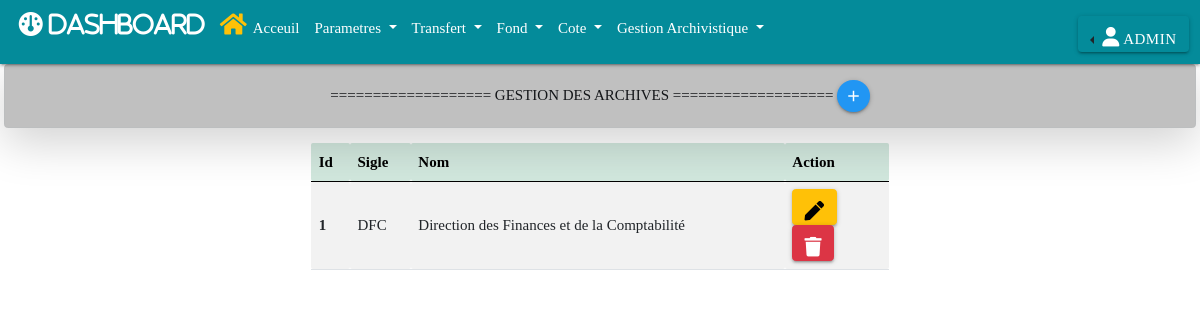
Page /paramettre/provenance (signed in) on the committed database.
### authentication/models.py (models this page shows, shortened)
class User(AbstractUser):
    PUBLIC = 'PUBLIC'
    ARCHIVISTE = 'ARCHIVISTE'
    ADMINISTRATEUR = 'ADMINISTRATEUR'
    ROLE_CHOICES = (
    (PUBLIC, 'Public'),
    (ARCHIVISTE, 'Archiviste'),
    (ADMINISTRATEUR, 'Administrateur')
    )
    photo = models.ImageField(upload_to='users_img/', null=True, blank=True)
    role = models.CharField(max_length=30, choices=ROLE_CHOICES, verbose_name='Rôle')

### paramettre/models.py (models this page shows, shortened)
class Provenance(models.Model):
    sigle = models.CharField(max_length=50, null=True, blank=True)
    nom = models.CharField(max_length=200, null=True, blank=True)
    create_at = models.DateField(auto_now_add=True, null=True)
    modified_at = models.DateTimeField(auto_now_add=True)

### paramettre/views.py (the view)
# urls.py: path('paramettre/provenance', views.provenance, name="provenance"),
def provenance(request):
    provenances = Provenance.objects.all()
    context = {'provenances':provenances}
    return render(request, 'paramettre/provenance/provenance.html', context)

### paramettre/templates/paramettre/provenance/provenance.html (shortened to what this page needs)
{% extends 'base.html' %}
{% block add %}
<a href="{% url 'add_provenance' %}" class="btn-floating btn-small waves-effect waves-light blue" title="Ajouter une provenance">
    <i class="material-icons">add</i>
</a>
{% endblock add %}
{% block main %}
<div class="container mt-3 w-50">
    <table id="example" class="table table-striped" style="width:100%">
        <thead class="table-success">
            <tr>
                <th>Id</th>
                <th>Sigle</th>
                <th>Nom</th>
                <th style="width: 18%;">Action</th>
            </tr>
        </thead>
        <tbody>
            {% for provenance in provenances %}
            <tr>
                <th scope="row">{{provenance.id}}</th>
                <td>{{provenance.sigle}}</td>
                <td>{{provenance.nom}}</td>
                <td>
                    <a href="{% url 'edit_provenance' provenance.id %}" type="button" class="btn btn-warning" title="Edit provenance">
                        <i class="fas fa-pen"></i>
                    </a>
                    <a href="{% url 'delete_provenance' provenance.id %}" type="button" class="btn btn-danger" title="Supprimer provenance">
                        <i class="fas fa-trash"></i>
                    </a>
                </td>
            </tr>
            {% endfor %}
        </tbody>
    </table>
</div>
{% endblock main %}

### templates/base.html (shortened to what this page needs)
{% load static %}
<!DOCTYPE html>
<html>
    <head>
        <link rel="stylesheet" href="{% static "css/styles.css" %}">
        <link rel="stylesheet" href="{% static "materialize/css/materialize.min.css" %}">
        <link rel="stylesheet" href="{% static "materialize/js/materialize.min.js" %}">
    	  <link href="https://cdn.jsdelivr.net/npm/bootstrap@5.0.2/dist/css/bootstrap.min.css" rel="stylesheet">
		    <link rel="stylesheet" href="https://cdn.jsdelivr.net/npm/bootstrap-icons@1.9.1/font/bootstrap-icons.css">
   		  <link href="https://cdn.jsdelivr.net/npm/bootstrap@5.0.2/dist/css/bootstrap.min.css" rel="stylesheet">
    	  <link rel="stylesheet" href="https://cdnjs.cloudflare.com/ajax/libs/font-awesome/6.1.1/css/all.min.css">
    	  <link rel="stylesheet" href="https://cdnjs.cloudflare.com/ajax/libs/font-awesome/5.15.4/css/all.min.css" />
		    <link rel="stylesheet" type="text/css" href="https://cdn.datatables.net/v/bs5/jq-3.6.0/jszip-2.5.0/dt-1.12.1/b-2.2.3/b-html5-2.2.3/b-print-2.2.3/datatables.min.css"/>
        <link rel="stylesheet" href="https://cdnjs.cloudflare.com/ajax/libs/Chart.js/2.8.0/Chart.min.css" />
        </head>
    <body>
    {% block nav %}
        <nav class="navbar navbar-expand-lg navbar-light sticky-top" style="background-color: #048B9A;">
            <div class="container-fluid">
              <div class="collapse navbar-collapse" id="navbarTogglerDemo01">
                <ul class="navbar-nav me-auto mb-2 mb-lg-0">
                  <li class="nav-item">
                    <a class="nav-link active" aria-current="page" href="{% url 'statistique' %}"><i class="fa fa-dashboard text-white">&nbsp;dashboard</i></a>
                  </li>
                  <li class="nav-item">
                    <a class="nav-link active text-white" aria-current="page" href="{% url 'home' %}"><i class="fa fa-house text-warning">&nbsp;</i>Acceuil</a>
                  </li>
                  <li class="nav-item dropdown">
                    <a class="nav-link dropdown-toggle text-white" href="#" id="navbarScrollingDropdown" role="button" data-bs-toggle="dropdown" aria-expanded="false">
                      Parametres
                    </a>
                  </li>
                  <li class="nav-item dropdown">
                    <a class="nav-link dropdown-toggle text-white" href="#" id="navbarScrollingDropdown" role="button" data-bs-toggle="dropdown" aria-expanded="false">
                      Transfert
                    </a>
                  </li>
                  <li class="nav-item dropdown">
                    <a class="nav-link dropdown-toggle text-white" href="#" id="navbarScrollingDropdown" role="button" data-bs-toggle="dropdown" aria-expanded="false">
                     Fond
                    </a>
                  </li>
                  <li class="nav-item dropdown">
                    <a class="nav-link dropdown-toggle text-white" href="#" id="navbarScrollingDropdown" role="button" data-bs-toggle="dropdown" aria-expanded="false">
                     Cote
                    </a>
                  </li>
                  <li class="nav-item dropdown">
                    <a class="nav-link dropdown-toggle text-white" href="#" id="navbarScrollingDropdown" role="button" data-bs-toggle="dropdown" aria-expanded="false">
                     Gestion Archivistique
                    </a>
                  </li>
                </ul>
                <div class="row mb-0 h-10">
                  <div class="dropdown dropstart">
                    {% if user.is_authenticated %}
                    <button class="btn btn-white dropdown-toggle" type="button" data-bs-toggle="dropdown" aria-expanded="false">
                      <i class="fa-solid fa-user text-white"></i>
                      <span class="text-white font-italic font-weight-bold">{{request.user}}</span>
                    </button>
                    {% endif %}
                  </div>
                </div>
              </div>
            </div>
          </nav>
          <div class="alert alert-dark text-center shadow-lg rounded mx-1" role="alert" style="background-color: #C0C0C0;">
            =================== GESTION DES ARCHIVES ===================
            {% block add %}
             {% endblock add %}
          </div>
        {% endblock nav %}
          {% block main %}
					{% endblock main %}
    </body>
</html>

### archivages/static/css/styles.css (style rules this page uses)
* { padding: 0; margin: 0; box-sizing: border-box; list-style-type: none; text-decoration: none; font-family: "verdana"; }

### rows in the picture
User: user "ADMIN"
Provenance: id "1", sigle "DFC", nom "Direction des Finances et de la Comptabilité"
